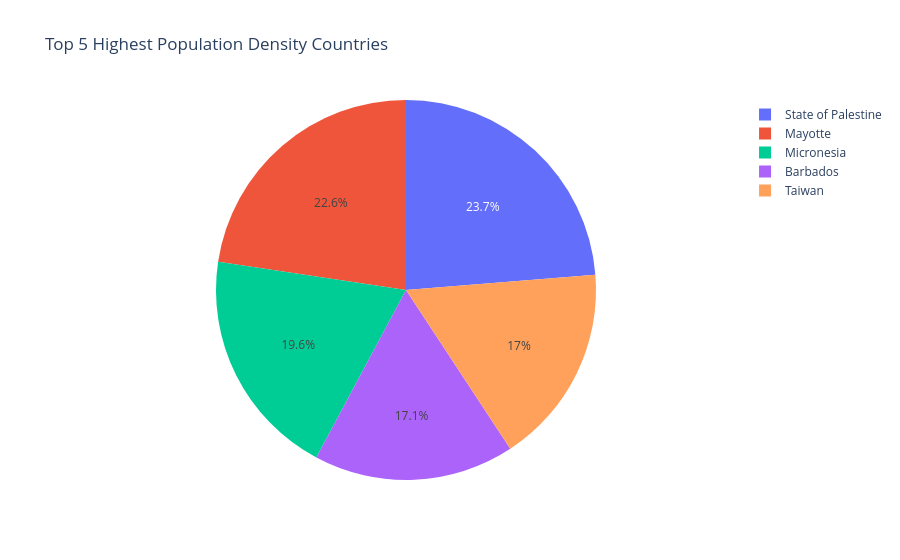

Notebook code cell kept with this figure:
### Markdown cell above
# Top 5 Highest Population Density Countries

### Code cell
top5_density = df.sort_values(by="density_per_km_square", ascending=False).head(5)

fig = px.pie(
    top5_density,
    values="density_per_km_square",
    names="Country",
    title="Top 5 Highest Population Density Countries"
)

fig.show()

### Figure 1 — Plotly figure (JSON) as saved in the notebook; plotly's stock layout.template omitted (floating-point values rounded to 4 significant figures)
{"data": [{"domain": {"x": [0, 1], "y": [0, 1]}, "hovertemplate": "Country=%{label}<br>density_per_km_square=%{value}<extra></extra>", "labels": ["State of Palestine", "Mayotte", "Micronesia", "Barbados", "Taiwan"], "legendgroup": "", "name": "", "showlegend": true, "type": "pie", "values": [913.0, 871.0, 753.0, 657.0, 656.0]}], "layout": {"legend": {"tracegroupgap": 0}, "title": {"text": "Top 5 Highest Population Density Countries"}}}
